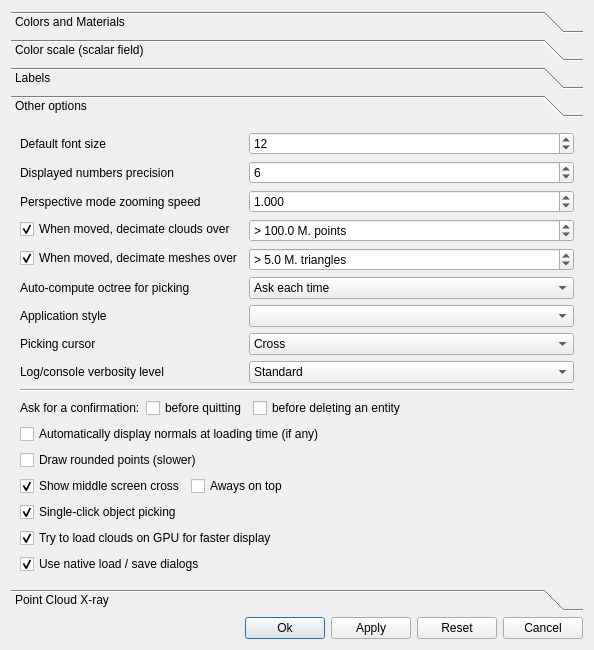
<?xml version="1.0" encoding="UTF-8"?>
<ui version="4.0">
 <class>DisplaySettingsDlg</class>
 <widget class="QDialog" name="DisplaySettingsDlg">
  <property name="geometry">
   <rect>
    <x>0</x>
    <y>0</y>
    <width>594</width>
    <height>650</height>
   </rect>
  </property>
  <property name="sizePolicy">
   <sizepolicy hsizetype="Fixed" vsizetype="Fixed">
    <horstretch>0</horstretch>
    <verstretch>0</verstretch>
   </sizepolicy>
  </property>
  <property name="windowTitle">
   <string>Display Settings</string>
  </property>
  <property name="windowIcon">
   <iconset>
    <normaloff>:/CC/Old/images/old_cc/cc_lightParamsIcon.gif</normaloff>:/CC/Old/images/old_cc/cc_lightParamsIcon.gif</iconset>
  </property>
  <layout class="QVBoxLayout" name="verticalLayout_5">
   <item>
    <widget class="QToolBox" name="toolBox">
     <property name="currentIndex">
      <number>3</number>
     </property>
     <widget class="QWidget" name="pageColorAndMatOptions">
      <property name="geometry">
       <rect>
        <x>0</x>
        <y>0</y>
        <width>576</width>
        <height>450</height>
       </rect>
      </property>
      <attribute name="label">
       <string>Colors and Materials</string>
      </attribute>
      <layout class="QVBoxLayout" name="verticalLayout_6">
       <item>
        <widget class="QFrame" name="frame">
         <property name="sizePolicy">
          <sizepolicy hsizetype="Preferred" vsizetype="Maximum">
           <horstretch>0</horstretch>
           <verstretch>0</verstretch>
          </sizepolicy>
         </property>
         <property name="frameShape">
          <enum>QFrame::Shape::NoFrame</enum>
         </property>
         <layout class="QHBoxLayout" name="horizontalLayout_6">
          <property name="leftMargin">
           <number>0</number>
          </property>
          <property name="topMargin">
           <number>0</number>
          </property>
          <property name="rightMargin">
           <number>0</number>
          </property>
          <property name="bottomMargin">
           <number>0</number>
          </property>
          <item>
           <widget class="QGroupBox" name="sunLightGroup">
            <property name="title">
             <string>Light</string>
            </property>
            <layout class="QVBoxLayout">
             <item>
              <layout class="QHBoxLayout">
               <item>
                <widget class="QToolButton" name="ambientColorButton">
                 <property name="text">
                  <string notr="true">...</string>
                 </property>
                </widget>
               </item>
               <item>
                <widget class="QLabel" name="label_3">
                 <property name="text">
                  <string>Ambient</string>
                 </property>
                </widget>
               </item>
              </layout>
             </item>
             <item>
              <layout class="QHBoxLayout">
               <item>
                <widget class="QToolButton" name="specularColorButton">
                 <property name="text">
                  <string notr="true">...</string>
                 </property>
                </widget>
               </item>
               <item>
                <widget class="QLabel" name="label_4">
                 <property name="text">
                  <string>Specular</string>
                 </property>
                </widget>
               </item>
              </layout>
             </item>
             <item>
              <layout class="QHBoxLayout">
               <item>
                <widget class="QToolButton" name="diffuseColorButton">
                 <property name="text">
                  <string notr="true">...</string>
                 </property>
                </widget>
               </item>
               <item>
                <widget class="QLabel" name="label_5">
                 <property name="text">
                  <string>Diffuse</string>
                 </property>
                </widget>
               </item>
              </layout>
             </item>
             <item>
              <widget class="QCheckBox" name="doubleSidedCheckBox">
               <property name="toolTip">
                <string>&lt;html&gt;&lt;head/&gt;&lt;body&gt;&lt;p&gt;Whether to use a double-sided light model or not&lt;/p&gt;&lt;p&gt;(if disabled, triangles will appear black when looked from behind)&lt;/p&gt;&lt;/body&gt;&lt;/html&gt;</string>
               </property>
               <property name="text">
                <string>double-sided</string>
               </property>
               <property name="checked">
                <bool>true</bool>
               </property>
              </widget>
             </item>
             <item>
              <spacer name="verticalSpacer_5">
               <property name="orientation">
                <enum>Qt::Orientation::Vertical</enum>
               </property>
               <property name="sizeHint" stdset="0">
                <size>
                 <width>0</width>
                 <height>0</height>
                </size>
               </property>
              </spacer>
             </item>
            </layout>
           </widget>
          </item>
          <item>
           <widget class="QGroupBox" name="sunLightGroup_2">
            <property name="title">
             <string>Default Materials</string>
            </property>
            <layout class="QVBoxLayout" name="verticalLayout_4">
             <item>
              <layout class="QHBoxLayout">
               <item>
                <widget class="QToolButton" name="meshFrontColorButton">
                 <property name="text">
                  <string notr="true">...</string>
                 </property>
                </widget>
               </item>
               <item>
                <widget class="QLabel" name="label_6">
                 <property name="text">
                  <string>Mesh Front</string>
                 </property>
                </widget>
               </item>
              </layout>
             </item>
             <item>
              <layout class="QHBoxLayout">
               <item>
                <widget class="QToolButton" name="meshBackColorButton">
                 <property name="text">
                  <string notr="true">...</string>
                 </property>
                </widget>
               </item>
               <item>
                <widget class="QLabel" name="label_7">
                 <property name="text">
                  <string>Mesh Back</string>
                 </property>
                </widget>
               </item>
              </layout>
             </item>
             <item>
              <layout class="QHBoxLayout" name="horizontalLayout_2">
               <item>
                <widget class="QToolButton" name="meshSpecularColorButton">
                 <property name="text">
                  <string notr="true">...</string>
                 </property>
                </widget>
               </item>
               <item>
                <widget class="QLabel" name="label_12">
                 <property name="text">
                  <string>Mesh specular</string>
                 </property>
                </widget>
               </item>
              </layout>
             </item>
             <item>
              <layout class="QHBoxLayout">
               <item>
                <widget class="QToolButton" name="pointsColorButton">
                 <property name="text">
                  <string notr="true">...</string>
                 </property>
                </widget>
               </item>
               <item>
                <widget class="QLabel" name="label_8">
                 <property name="text">
                  <string>Points</string>
                 </property>
                </widget>
               </item>
              </layout>
             </item>
            </layout>
           </widget>
          </item>
          <item>
           <widget class="QGroupBox" name="othersGroup">
            <property name="title">
             <string>Colors</string>
            </property>
            <layout class="QVBoxLayout">
             <item>
              <layout class="QHBoxLayout">
               <item>
                <widget class="QToolButton" name="bkgColorButton">
                 <property name="text">
                  <string notr="true">...</string>
                 </property>
                 <property name="toolButtonStyle">
                  <enum>Qt::ToolButtonStyle::ToolButtonIconOnly</enum>
                 </property>
                </widget>
               </item>
               <item>
                <widget class="QLabel" name="label_2">
                 <property name="text">
                  <string>Background</string>
                 </property>
                </widget>
               </item>
              </layout>
             </item>
             <item>
              <layout class="QHBoxLayout">
               <item>
                <widget class="QToolButton" name="bbColorButton">
                 <property name="text">
                  <string notr="true">...</string>
                 </property>
                 <property name="toolButtonStyle">
                  <enum>Qt::ToolButtonStyle::ToolButtonIconOnly</enum>
                 </property>
                </widget>
               </item>
               <item>
                <widget class="QLabel" name="label_9">
                 <property name="text">
                  <string>Bounding-box</string>
                 </property>
                </widget>
               </item>
              </layout>
             </item>
             <item>
              <layout class="QHBoxLayout">
               <item>
                <widget class="QToolButton" name="textColorButton">
                 <property name="text">
                  <string notr="true">...</string>
                 </property>
                </widget>
               </item>
               <item>
                <widget class="QLabel" name="label">
                 <property name="text">
                  <string>Text</string>
                 </property>
                </widget>
               </item>
              </layout>
             </item>
             <item>
              <spacer name="verticalSpacer_6">
               <property name="orientation">
                <enum>Qt::Orientation::Vertical</enum>
               </property>
               <property name="sizeHint" stdset="0">
                <size>
                 <width>0</width>
                 <height>0</height>
                </size>
               </property>
              </spacer>
             </item>
            </layout>
           </widget>
          </item>
         </layout>
        </widget>
       </item>
       <item>
        <layout class="QHBoxLayout" name="horizontalLayout_7">
         <item>
          <spacer name="horizontalSpacer_6">
           <property name="orientation">
            <enum>Qt::Orientation::Horizontal</enum>
           </property>
           <property name="sizeHint" stdset="0">
            <size>
             <width>40</width>
             <height>20</height>
            </size>
           </property>
          </spacer>
         </item>
         <item>
          <widget class="QCheckBox" name="enableGradientCheckBox">
           <property name="toolTip">
            <string>Gradient goes from 'background' color to inverse of 'Points' color</string>
           </property>
           <property name="statusTip">
            <string>Gradient goes from 'background' color to inverse of 'Points' color</string>
           </property>
           <property name="text">
            <string>display gradient background</string>
           </property>
           <property name="checked">
            <bool>true</bool>
           </property>
          </widget>
         </item>
        </layout>
       </item>
       <item>
        <spacer name="verticalSpacer">
         <property name="orientation">
          <enum>Qt::Orientation::Vertical</enum>
         </property>
         <property name="sizeHint" stdset="0">
          <size>
           <width>20</width>
           <height>53</height>
          </size>
         </property>
        </spacer>
       </item>
      </layout>
     </widget>
     <widget class="QWidget" name="pageSFOptions">
      <property name="geometry">
       <rect>
        <x>0</x>
        <y>0</y>
        <width>576</width>
        <height>450</height>
       </rect>
      </property>
      <attribute name="label">
       <string>Color scale (scalar field)</string>
      </attribute>
      <layout class="QVBoxLayout" name="verticalLayout_7">
       <item>
        <widget class="QCheckBox" name="colorScaleShowHistogramCheckBox">
         <property name="text">
          <string>Show histogram next to color ramp</string>
         </property>
         <property name="checked">
          <bool>true</bool>
         </property>
        </widget>
       </item>
       <item>
        <widget class="QCheckBox" name="useColorScaleShaderCheckBox">
         <property name="text">
          <string>Enable shader for faster display (ATI cards: use at your own risk ;)</string>
         </property>
        </widget>
       </item>
       <item>
        <layout class="QHBoxLayout" name="horizontalLayout">
         <item>
          <widget class="QLabel" name="label_10">
           <property name="text">
            <string>Ramp width</string>
           </property>
          </widget>
         </item>
         <item>
          <widget class="QSpinBox" name="colorRampWidthSpinBox">
           <property name="suffix">
            <string> pixels</string>
           </property>
           <property name="minimum">
            <number>10</number>
           </property>
           <property name="maximum">
            <number>200</number>
           </property>
           <property name="value">
            <number>50</number>
           </property>
          </widget>
         </item>
         <item>
          <spacer name="horizontalSpacer">
           <property name="orientation">
            <enum>Qt::Orientation::Horizontal</enum>
           </property>
           <property name="sizeHint" stdset="0">
            <size>
             <width>40</width>
             <height>20</height>
            </size>
           </property>
          </spacer>
         </item>
        </layout>
       </item>
       <item>
        <spacer name="verticalSpacer_2">
         <property name="orientation">
          <enum>Qt::Orientation::Vertical</enum>
         </property>
         <property name="sizeHint" stdset="0">
          <size>
           <width>20</width>
           <height>120</height>
          </size>
         </property>
        </spacer>
       </item>
      </layout>
     </widget>
     <widget class="QWidget" name="pageLabelsOptions">
      <property name="geometry">
       <rect>
        <x>0</x>
        <y>0</y>
        <width>576</width>
        <height>450</height>
       </rect>
      </property>
      <attribute name="label">
       <string>Labels</string>
      </attribute>
      <layout class="QVBoxLayout" name="verticalLayout">
       <item>
        <widget class="QFrame" name="frame_2">
         <property name="frameShape">
          <enum>QFrame::Shape::StyledPanel</enum>
         </property>
         <property name="frameShadow">
          <enum>QFrame::Shadow::Raised</enum>
         </property>
         <layout class="QGridLayout" name="gridLayout">
          <property name="leftMargin">
           <number>0</number>
          </property>
          <property name="topMargin">
           <number>0</number>
          </property>
          <property name="rightMargin">
           <number>0</number>
          </property>
          <property name="bottomMargin">
           <number>0</number>
          </property>
          <item row="0" column="0">
           <widget class="QLabel" name="label_13">
            <property name="text">
             <string>Label opacity</string>
            </property>
           </widget>
          </item>
          <item row="0" column="1">
           <widget class="QSpinBox" name="labelOpacitySpinBox">
            <property name="suffix">
             <string notr="true">%</string>
            </property>
            <property name="maximum">
             <number>100</number>
            </property>
            <property name="value">
             <number>75</number>
            </property>
           </widget>
          </item>
          <item row="1" column="0">
           <widget class="QLabel" name="label_16">
            <property name="text">
             <string>Label font size</string>
            </property>
           </widget>
          </item>
          <item row="1" column="1">
           <widget class="QSpinBox" name="labelFontSizeSpinBox">
            <property name="minimum">
             <number>6</number>
            </property>
            <property name="maximum">
             <number>96</number>
            </property>
            <property name="value">
             <number>8</number>
            </property>
           </widget>
          </item>
          <item row="1" column="2">
           <widget class="QLabel" name="label_20">
            <property name="text">
             <string>background color</string>
            </property>
            <property name="alignment">
             <set>Qt::AlignmentFlag::AlignRight|Qt::AlignmentFlag::AlignTrailing|Qt::AlignmentFlag::AlignVCenter</set>
            </property>
           </widget>
          </item>
          <item row="1" column="3">
           <widget class="QToolButton" name="labelBkgColorButton">
            <property name="text">
             <string notr="true">...</string>
            </property>
           </widget>
          </item>
          <item row="2" column="0">
           <widget class="QLabel" name="label_15">
            <property name="text">
             <string>Labels marker size</string>
            </property>
           </widget>
          </item>
          <item row="2" column="1">
           <widget class="QSpinBox" name="labelMarkerSizeSpinBox">
            <property name="minimum">
             <number>1</number>
            </property>
            <property name="value">
             <number>4</number>
            </property>
           </widget>
          </item>
          <item row="2" column="2">
           <widget class="QLabel" name="label_18">
            <property name="text">
             <string>marker color</string>
            </property>
            <property name="alignment">
             <set>Qt::AlignmentFlag::AlignRight|Qt::AlignmentFlag::AlignTrailing|Qt::AlignmentFlag::AlignVCenter</set>
            </property>
           </widget>
          </item>
          <item row="2" column="3">
           <widget class="QToolButton" name="labelMarkerColorButton">
            <property name="text">
             <string notr="true">...</string>
            </property>
           </widget>
          </item>
         </layout>
        </widget>
       </item>
       <item>
        <spacer name="verticalSpacer_4">
         <property name="orientation">
          <enum>Qt::Orientation::Vertical</enum>
         </property>
         <property name="sizeHint" stdset="0">
          <size>
           <width>20</width>
           <height>144</height>
          </size>
         </property>
        </spacer>
       </item>
      </layout>
     </widget>
     <widget class="QWidget" name="pageOtherOptions">
      <property name="geometry">
       <rect>
        <x>0</x>
        <y>0</y>
        <width>564</width>
        <height>485</height>
       </rect>
      </property>
      <attribute name="label">
       <string>Other options</string>
      </attribute>
      <layout class="QVBoxLayout" name="verticalLayout_2">
       <item>
        <layout class="QFormLayout" name="formLayout">
         <item row="0" column="0">
          <widget class="QLabel" name="label_11">
           <property name="text">
            <string>Default font size</string>
           </property>
          </widget>
         </item>
         <item row="0" column="1">
          <widget class="QSpinBox" name="defaultFontSizeSpinBox">
           <property name="minimum">
            <number>6</number>
           </property>
           <property name="maximum">
            <number>96</number>
           </property>
           <property name="value">
            <number>12</number>
           </property>
          </widget>
         </item>
         <item row="1" column="0">
          <widget class="QLabel" name="label_14">
           <property name="text">
            <string>Displayed numbers precision</string>
           </property>
          </widget>
         </item>
         <item row="1" column="1">
          <widget class="QSpinBox" name="numberPrecisionSpinBox">
           <property name="value">
            <number>6</number>
           </property>
          </widget>
         </item>
         <item row="2" column="0">
          <widget class="QLabel" name="label_17">
           <property name="text">
            <string>Perspective mode zooming speed</string>
           </property>
          </widget>
         </item>
         <item row="2" column="1">
          <widget class="QDoubleSpinBox" name="zoomSpeedDoubleSpinBox">
           <property name="toolTip">
            <string>Zoom/walk speed in perspective mode (default = 1.0)</string>
           </property>
           <property name="decimals">
            <number>3</number>
           </property>
           <property name="maximum">
            <double>1000.000000000000000</double>
           </property>
           <property name="singleStep">
            <double>0.010000000000000</double>
           </property>
           <property name="value">
            <double>1.000000000000000</double>
           </property>
          </widget>
         </item>
         <item row="3" column="0">
          <widget class="QCheckBox" name="decimateCloudBox">
           <property name="statusTip">
            <string>Automatically decimate big point clouds when moved</string>
           </property>
           <property name="whatsThis">
            <string>Automatically decimate big point clouds when moved</string>
           </property>
           <property name="text">
            <string>When moved, decimate clouds over</string>
           </property>
           <property name="checked">
            <bool>true</bool>
           </property>
          </widget>
         </item>
         <item row="3" column="1">
          <widget class="QDoubleSpinBox" name="maxCloudSizeDoubleSpinBox">
           <property name="toolTip">
            <string>Minimum number of points to activate decimation</string>
           </property>
           <property name="prefix">
            <string notr="true">&gt; </string>
           </property>
           <property name="suffix">
            <string notr="true"> M. points</string>
           </property>
           <property name="decimals">
            <number>1</number>
           </property>
           <property name="minimum">
            <double>0.100000000000000</double>
           </property>
           <property name="maximum">
            <double>10000.000000000000000</double>
           </property>
           <property name="value">
            <double>100.000000000000000</double>
           </property>
          </widget>
         </item>
         <item row="4" column="0">
          <widget class="QCheckBox" name="decimateMeshBox">
           <property name="statusTip">
            <string>Automatically decimate big meshes when moved</string>
           </property>
           <property name="whatsThis">
            <string>Automatically decimate big meshes when moved</string>
           </property>
           <property name="text">
            <string>When moved, decimate meshes over</string>
           </property>
           <property name="checked">
            <bool>true</bool>
           </property>
          </widget>
         </item>
         <item row="4" column="1">
          <widget class="QDoubleSpinBox" name="maxMeshSizeDoubleSpinBox">
           <property name="toolTip">
            <string>Minimum number of triangles to activate decimation</string>
           </property>
           <property name="prefix">
            <string notr="true">&gt; </string>
           </property>
           <property name="suffix">
            <string notr="true"> M. triangles</string>
           </property>
           <property name="decimals">
            <number>1</number>
           </property>
           <property name="minimum">
            <double>0.100000000000000</double>
           </property>
           <property name="maximum">
            <double>10000.000000000000000</double>
           </property>
           <property name="singleStep">
            <double>0.500000000000000</double>
           </property>
           <property name="value">
            <double>5.000000000000000</double>
           </property>
          </widget>
         </item>
         <item row="5" column="0">
          <widget class="QLabel" name="label_22">
           <property name="text">
            <string>Auto-compute octree for picking</string>
           </property>
          </widget>
         </item>
         <item row="5" column="1">
          <widget class="QComboBox" name="autoComputeOctreeComboBox">
           <property name="toolTip">
            <string>Octree computation can be long but the picking is then much faster</string>
           </property>
           <property name="currentIndex">
            <number>1</number>
           </property>
           <item>
            <property name="text">
             <string>Always</string>
            </property>
           </item>
           <item>
            <property name="text">
             <string>Ask each time</string>
            </property>
           </item>
           <item>
            <property name="text">
             <string>Never</string>
            </property>
           </item>
          </widget>
         </item>
         <item row="6" column="0">
          <widget class="QLabel" name="label_19">
           <property name="text">
            <string>Application style</string>
           </property>
          </widget>
         </item>
         <item row="6" column="1">
          <widget class="QComboBox" name="appStyleComboBox"/>
         </item>
         <item row="7" column="0">
          <widget class="QLabel" name="label_21">
           <property name="text">
            <string>Picking cursor</string>
           </property>
          </widget>
         </item>
         <item row="7" column="1">
          <widget class="QComboBox" name="pickingCursorComboBox">
           <item>
            <property name="text">
             <string>Cross</string>
            </property>
           </item>
           <item>
            <property name="text">
             <string>Pointing hand</string>
            </property>
           </item>
          </widget>
         </item>
         <item row="8" column="0">
          <widget class="QLabel" name="label_23">
           <property name="text">
            <string>Log/console verbosity level</string>
           </property>
          </widget>
         </item>
         <item row="8" column="1">
          <widget class="QComboBox" name="logVerbosityComboBox">
           <property name="currentIndex">
            <number>1</number>
           </property>
           <item>
            <property name="text">
             <string>Verbose</string>
            </property>
           </item>
           <item>
            <property name="text">
             <string>Standard</string>
            </property>
           </item>
           <item>
            <property name="text">
             <string>Important</string>
            </property>
           </item>
           <item>
            <property name="text">
             <string>Warning &amp; errors</string>
            </property>
           </item>
          </widget>
         </item>
        </layout>
       </item>
       <item>
        <widget class="Line" name="line">
         <property name="orientation">
          <enum>Qt::Orientation::Horizontal</enum>
         </property>
        </widget>
       </item>
       <item>
        <layout class="QHBoxLayout" name="horizontalLayout_4">
         <item>
          <widget class="QLabel" name="label_24">
           <property name="text">
            <string>Ask for a confirmation:</string>
           </property>
          </widget>
         </item>
         <item>
          <widget class="QCheckBox" name="confirmQuitCheckBox">
           <property name="text">
            <string>before quitting</string>
           </property>
          </widget>
         </item>
         <item>
          <widget class="QCheckBox" name="confirmDeleteCheckBox">
           <property name="text">
            <string>before deleting an entity</string>
           </property>
          </widget>
         </item>
         <item>
          <spacer name="horizontalSpacer_3">
           <property name="orientation">
            <enum>Qt::Orientation::Horizontal</enum>
           </property>
           <property name="sizeHint" stdset="0">
            <size>
             <width>489</width>
             <height>20</height>
            </size>
           </property>
          </spacer>
         </item>
        </layout>
       </item>
       <item>
        <widget class="QCheckBox" name="autoDisplayNormalsCheckBox">
         <property name="text">
          <string>Automatically display normals at loading time (if any)</string>
         </property>
        </widget>
       </item>
       <item>
        <widget class="QCheckBox" name="drawRoundedPointsCheckBox">
         <property name="text">
          <string>Draw rounded points (slower)</string>
         </property>
        </widget>
       </item>
       <item>
        <layout class="QHBoxLayout" name="horizontalLayout_3">
         <item>
          <widget class="QCheckBox" name="showCrossCheckBox">
           <property name="toolTip">
            <string>A cross is displayed in the middle of the screen</string>
           </property>
           <property name="statusTip">
            <string>A cross is displayed in the middle of the screen</string>
           </property>
           <property name="text">
            <string>Show middle screen cross</string>
           </property>
           <property name="checked">
            <bool>true</bool>
           </property>
          </widget>
         </item>
         <item>
          <widget class="QCheckBox" name="crossOnTopCheckBox">
           <property name="toolTip">
            <string>The middle screen cross is displayed on top of the entities</string>
           </property>
           <property name="statusTip">
            <string>The middle screen cross is displayed on top of the entities</string>
           </property>
           <property name="text">
            <string>Aways on top</string>
           </property>
          </widget>
         </item>
         <item>
          <spacer name="horizontalSpacer_2">
           <property name="orientation">
            <enum>Qt::Orientation::Horizontal</enum>
           </property>
           <property name="sizeHint" stdset="0">
            <size>
             <width>40</width>
             <height>20</height>
            </size>
           </property>
          </spacer>
         </item>
        </layout>
       </item>
       <item>
        <widget class="QCheckBox" name="singleClickPickingCheckBox">
         <property name="toolTip">
          <string>Can be slow on large point clouds</string>
         </property>
         <property name="text">
          <string>Single-click object picking</string>
         </property>
         <property name="checked">
          <bool>true</bool>
         </property>
        </widget>
       </item>
       <item>
        <widget class="QCheckBox" name="useVBOCheckBox">
         <property name="text">
          <string>Try to load clouds on GPU for faster display</string>
         </property>
         <property name="checked">
          <bool>true</bool>
         </property>
        </widget>
       </item>
       <item>
        <widget class="QCheckBox" name="useNativeDialogsCheckBox">
         <property name="text">
          <string>Use native load / save dialogs</string>
         </property>
         <property name="checked">
          <bool>true</bool>
         </property>
        </widget>
       </item>
       <item>
        <spacer name="verticalSpacer_3">
         <property name="orientation">
          <enum>Qt::Orientation::Vertical</enum>
         </property>
         <property name="sizeHint" stdset="0">
          <size>
           <width>20</width>
           <height>16</height>
          </size>
         </property>
        </spacer>
       </item>
      </layout>
     </widget>
     <widget class="QWidget" name="pageXRay">
      <property name="geometry">
       <rect>
        <x>0</x>
        <y>0</y>
        <width>576</width>
        <height>450</height>
       </rect>
      </property>
      <attribute name="label">
       <string>Point Cloud X-ray</string>
      </attribute>
      <layout class="QVBoxLayout" name="xRayLayout">
       <item>
        <widget class="QCheckBox" name="xRayReverseCheckBox">
         <property name="text">
          <string>Xray Reverse</string>
         </property>
        </widget>
       </item>
       <item>
        <layout class="QHBoxLayout" name="xRayExposureLayout">
         <item>
          <widget class="QLabel" name="xRayExposureLabel">
           <property name="text">
            <string>Default exposure</string>
           </property>
          </widget>
         </item>
         <item>
          <widget class="QSlider" name="xRayExposureSlider">
           <property name="minimum">
            <number>-80</number>
           </property>
           <property name="maximum">
            <number>80</number>
           </property>
           <property name="pageStep">
            <number>10</number>
           </property>
           <property name="orientation">
            <enum>Qt::Orientation::Horizontal</enum>
           </property>
          </widget>
         </item>
         <item>
          <widget class="QDoubleSpinBox" name="xRayExposureSpinBox">
           <property name="suffix">
            <string> EV</string>
           </property>
           <property name="decimals">
            <number>1</number>
           </property>
           <property name="minimum">
            <double>-8.000000000000000</double>
           </property>
           <property name="maximum">
            <double>8.000000000000000</double>
           </property>
           <property name="singleStep">
            <double>0.100000000000000</double>
           </property>
          </widget>
         </item>
        </layout>
       </item>
       <item>
        <widget class="QGroupBox" name="xRayBackgroundGroup">
         <property name="title">
          <string>Xray background</string>
         </property>
         <layout class="QGridLayout" name="xRayBackgroundLayout">
          <item row="0" column="0">
           <widget class="QLabel" name="xRayColorLabel">
            <property name="text">
             <string>Background color</string>
            </property>
           </widget>
          </item>
          <item row="0" column="1">
           <widget class="QToolButton" name="xRayColorButton">
            <property name="text">
             <string>...</string>
            </property>
           </widget>
          </item>
          <item row="1" column="0" colspan="2">
           <widget class="QCheckBox" name="xRayGradientCheckBox">
            <property name="text">
             <string>Gradient background</string>
            </property>
           </widget>
          </item>
          <item row="2" column="0">
           <widget class="QLabel" name="xRaySecondColorLabel">
            <property name="enabled">
             <bool>false</bool>
            </property>
            <property name="text">
             <string>Secondary color</string>
            </property>
           </widget>
          </item>
          <item row="2" column="1">
           <widget class="QToolButton" name="xRaySecondColorButton">
            <property name="enabled">
             <bool>false</bool>
            </property>
            <property name="text">
             <string>...</string>
            </property>
           </widget>
          </item>
         </layout>
        </widget>
       </item>
       <item>
        <widget class="QGroupBox" name="xRayReverseBackgroundGroup">
         <property name="title">
          <string>Xray Reverse background</string>
         </property>
         <layout class="QGridLayout" name="xRayReverseBackgroundLayout">
          <item row="0" column="0">
           <widget class="QLabel" name="xRayReverseColorLabel">
            <property name="text">
             <string>Background color</string>
            </property>
           </widget>
          </item>
          <item row="0" column="1">
           <widget class="QToolButton" name="xRayReverseColorButton">
            <property name="text">
             <string>...</string>
            </property>
           </widget>
          </item>
          <item row="1" column="0" colspan="2">
           <widget class="QCheckBox" name="xRayReverseGradientCheckBox">
            <property name="text">
             <string>Gradient background</string>
            </property>
           </widget>
          </item>
          <item row="2" column="0">
           <widget class="QLabel" name="xRayReverseSecondColorLabel">
            <property name="enabled">
             <bool>false</bool>
            </property>
            <property name="text">
             <string>Secondary color</string>
            </property>
           </widget>
          </item>
          <item row="2" column="1">
           <widget class="QToolButton" name="xRayReverseSecondColorButton">
            <property name="enabled">
             <bool>false</bool>
            </property>
            <property name="text">
             <string>...</string>
            </property>
           </widget>
          </item>
         </layout>
        </widget>
       </item>
       <item>
        <spacer name="xRaySpacer">
         <property name="orientation">
          <enum>Qt::Orientation::Vertical</enum>
         </property>
         <property name="sizeHint" stdset="0">
          <size>
           <width>20</width>
           <height>40</height>
          </size>
         </property>
        </spacer>
       </item>
      </layout>
     </widget>
    </widget>
   </item>
   <item>
    <layout class="QHBoxLayout">
     <item>
      <spacer>
       <property name="orientation">
        <enum>Qt::Orientation::Horizontal</enum>
       </property>
       <property name="sizeHint" stdset="0">
        <size>
         <width>40</width>
         <height>20</height>
        </size>
       </property>
      </spacer>
     </item>
     <item>
      <widget class="QPushButton" name="okButton">
       <property name="text">
        <string>Ok</string>
       </property>
      </widget>
     </item>
     <item>
      <widget class="QPushButton" name="applyButton">
       <property name="text">
        <string>Apply</string>
       </property>
      </widget>
     </item>
     <item>
      <widget class="QPushButton" name="resetButton">
       <property name="text">
        <string>Reset</string>
       </property>
      </widget>
     </item>
     <item>
      <widget class="QPushButton" name="cancelButton">
       <property name="text">
        <string>Cancel</string>
       </property>
      </widget>
     </item>
    </layout>
   </item>
  </layout>
 </widget>
 <resources/>
 <connections>
  <connection>
   <sender>decimateCloudBox</sender>
   <signal>toggled(bool)</signal>
   <receiver>maxCloudSizeDoubleSpinBox</receiver>
   <slot>setEnabled(bool)</slot>
   <hints>
    <hint type="sourcelabel">
     <x>85</x>
     <y>220</y>
    </hint>
    <hint type="destinationlabel">
     <x>224</x>
     <y>220</y>
    </hint>
   </hints>
  </connection>
  <connection>
   <sender>decimateMeshBox</sender>
   <signal>toggled(bool)</signal>
   <receiver>maxMeshSizeDoubleSpinBox</receiver>
   <slot>setEnabled(bool)</slot>
   <hints>
    <hint type="sourcelabel">
     <x>85</x>
     <y>248</y>
    </hint>
    <hint type="destinationlabel">
     <x>224</x>
     <y>248</y>
    </hint>
   </hints>
  </connection>
  <connection>
   <sender>showCrossCheckBox</sender>
   <signal>toggled(bool)</signal>
   <receiver>crossOnTopCheckBox</receiver>
   <slot>setEnabled(bool)</slot>
   <hints>
    <hint type="sourcelabel">
     <x>85</x>
     <y>416</y>
    </hint>
    <hint type="destinationlabel">
     <x>224</x>
     <y>416</y>
    </hint>
   </hints>
  </connection>
 </connections>
</ui>
